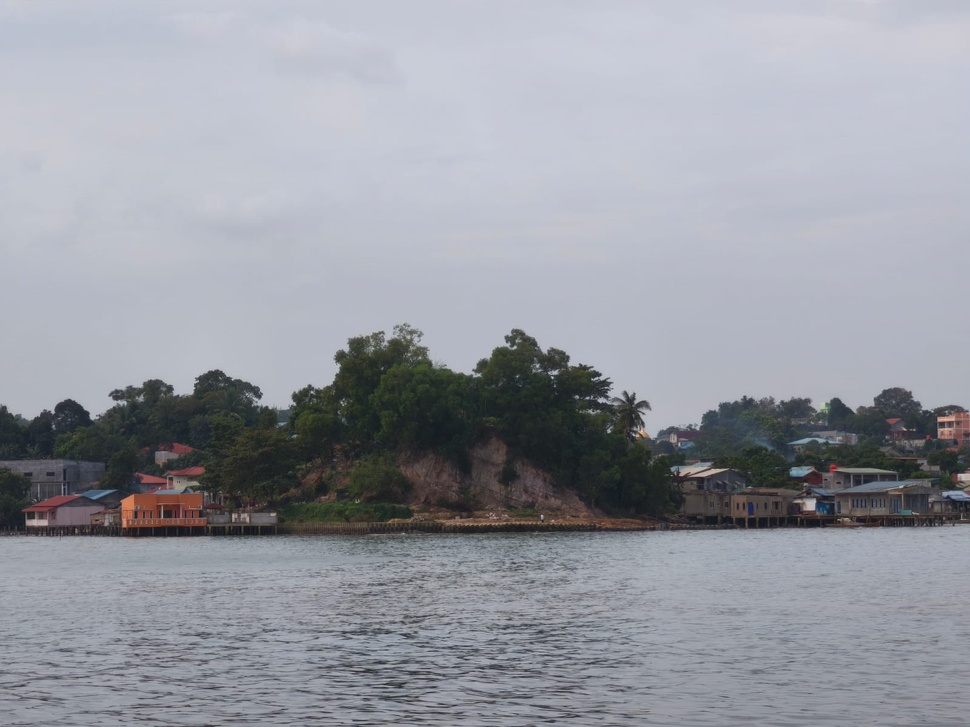
#> input picture assets/scenery.jpg, 970 x 727 px, shrunk from 1600 x 1200 before the run
$ python code_2.py
#> lines starting #> are read from the running program, lines starting #| are printed output that depends on the picture
"""
Implementasi Segmentasi Citra Berbasis Clustering Menggunakan K-Means.
"""

import numpy as np
import matplotlib.pyplot as plt
from sklearn.cluster import KMeans

# Membaca gambar
import imageio.v2 as iio
image = iio.imread('assets/scenery.jpg')
#> image is the input picture: shape (727, 970, 3); mean R, G, B 150.6, 153.4, 161.6

# Mengubah gambar menjadi array 2D (reshape)
pixels = image.reshape((-1, 3))

# Menentukan jumlah kluster (K)
K = 4
kmeans = KMeans(n_clusters=K, random_state=42, n_init=10)
kmeans.fit(pixels)

# Mengubah setiap piksel menjadi warna klusternya
segmented_pixels = kmeans.cluster_centers_[kmeans.labels_]
segmented_image = segmented_pixels.reshape(image.shape).astype(np.uint8)

# Menampilkan hasil segmentasi
plt.figure(figsize=(10, 5))

plt.subplot(1, 2, 1)
plt.imshow(image)
plt.title("Gambar Asli")
plt.axis("off")

plt.subplot(1, 2, 2)
plt.imshow(segmented_image)
plt.title(f"Segmentasi K-Means (K={K})")
plt.axis("off")

plt.show()
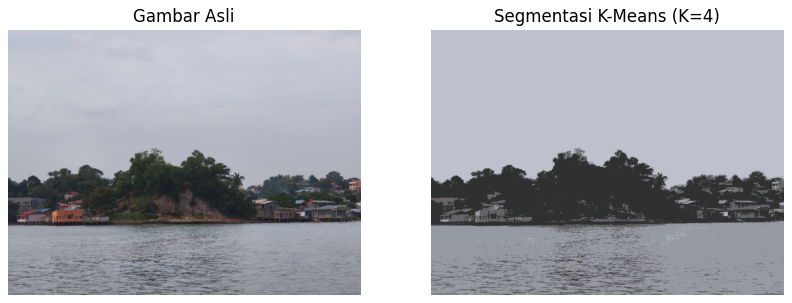
#> figure drawn by matplotlib, 2 panels
